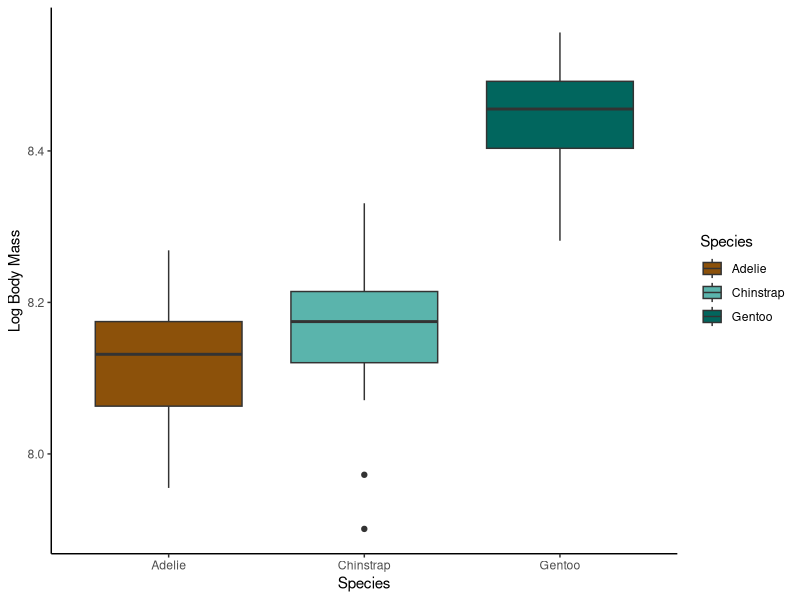
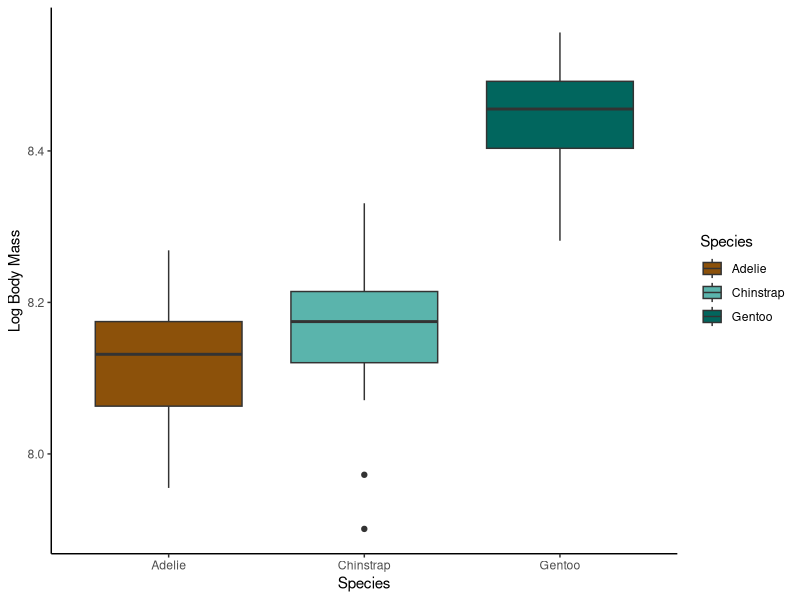

These charts were generated, in order, by the following R code:
###### Homework Week 4 Part 1 #######
# Carolina Melendez Declet
# cvmd@hawaii.edu
# 09/22/2026 
# This script can calculate the mean and variance of body mass by species, island, and sex without any NAs. It also filters out (i.e. excludes) male penguins, then calculates the log body mass, 
# then selects only the columns for species, island, sex, and log body mass, then use these data to make any plot. 

###### Load Libraries ######
library(palmerpenguins)
library(tidyverse)# Remember this includes ggplot within this package
library(here)
library(praise)
library(dplyr)
library(patchwork)


###### Load Data #####
# This data is part of the package and is called penguins. We are practicing 
glimpse(penguins)
view (penguins) # opens in a new tab and shows you all the data 
head (penguins) 

###### Number 1 #####
# Part A: Calculating the mean and variance of body mass by species 
penguin_mean_variance_species <- penguins |> # the name of the dataset 
  group_by(species) |> # this tells R to get the results by species 
  summarise(mean_body_mass = mean(body_mass_g, na.rm = TRUE),
            variance_body_mass = var(body_mass_g, na.rm = TRUE))
# I like to give everything an assignment name it makes it easier to find in my environment

# Remember: "na.rm = TRUE" means to ignore the missing values, so we're okay 


# Part B: Calculating the mean and variance of body mass by Island 
penguin_mean_variance_island <- penguins |> # the name of the dataset 
  group_by(island) |> # this tells R to get the results by Island  
  summarise(mean_body_mass = mean(body_mass_g, na.rm = TRUE),
            variance_body_mass = var(body_mass_g, na.rm = TRUE))

# Part C: Calculating the mean and variance of body mass by sex 
penguin_mean_variance_sex <- penguins |> # the name of the dataset 
  drop_na(sex)|> # # Removing NAs: Drop all the rows that are missing data on sex 
  group_by(sex) |> # this tells R to get the results by species 
  summarise(mean_body_mass = mean(body_mass_g, na.rm = TRUE),
            variance_body_mass = var(body_mass_g, na.rm = TRUE))



###### Number 2 #######
# Part 1: filters out (i.e. excludes) male penguins, then calculates the log body mass, then selects only the columns for species, island, sex, and log body mass 

penguins_no_boys <- penguins |>
  filter(sex != "male") |> # excludes male penguins. The "!" means not equal to male 
  mutate(log_body_mass = log(body_mass_g)) |> # calculates log body mass, and adds a new column to the data 
  select(species, island, sex, log_body_mass) # selects only these columns

# Part 2: Make any kind of plot with this data 
bodymassplot_nomales <- ggplot(data = penguins_no_boys,
                             mapping = aes(x = species,
                                           y = log_body_mass,
                                           fill = species)) +
  geom_boxplot() +
  labs(x = "Species",
       y = "Log Body Mass",
       fill = "Species") +
  scale_fill_manual(values = c("#8c510a", "#5ab4ac", "#01665e")) +
  theme_classic()

bodymassplot_nomales


##### Saving Plot ######
ggsave(filename = here("Week_04", "Outputs",
                       "HomeworkWeek4_Part1_CarolinaMD.png"),
       plot = bodymassplot_nomales,
       width = 6,
       height = 5)
